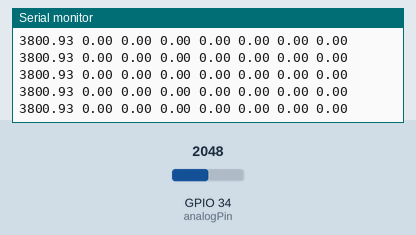
Recording of a sketch running on a simulated ESP32. Shown: the last lines printed to the serial monitor. The test bench sets the inputs (shaded band); at power-on: GPIO 34 (analogPin) = 2048.

Above: at 1.2 s.
1.3 s: GPIO 34 (analogPin) set to 565
At 1.34 s:
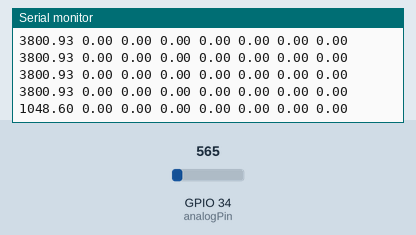
4.3 s: GPIO 34 (analogPin) set to 505
At 4.34 s:
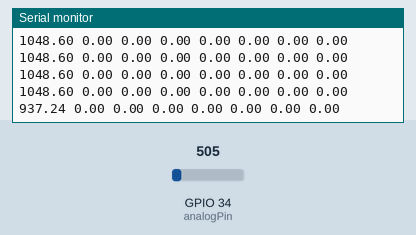
13.3 s: GPIO 34 (analogPin) set to 4
At 13.32 s:
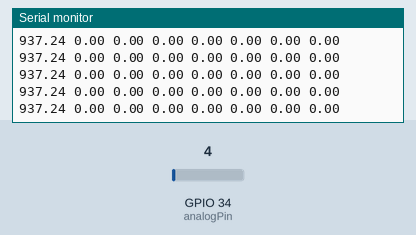
16.3 s: GPIO 34 (analogPin) set to 7
At 16.34 s:
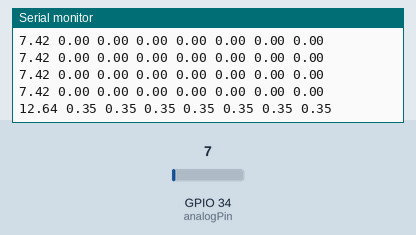
Timing chart, 0 to 18.8 s (numbered marks = the images above; inputs shaded):
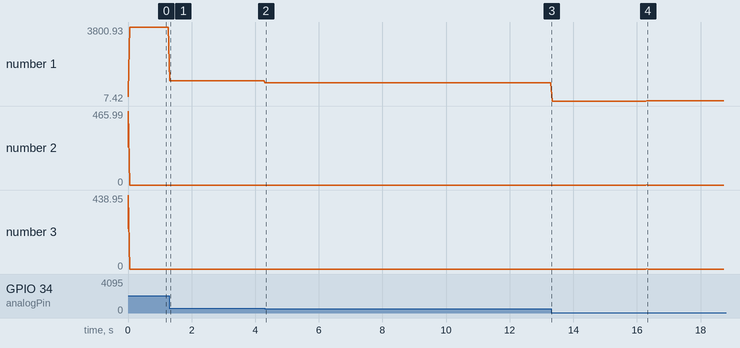

The sketch:

dft.ino
```cpp
#include <math.h>
#include <esp_task_wdt.h>

// Complex number struct
typedef struct {
    float real;
    float imag;
} Complex;

// Global variables
int counter = 0;                    // Counter for the dft
int analogPin = 34;                 // Analog pin for the input
bool adc_flag = 0;                  // flag to allow dft calculus
float** new_cos;                    // Cosine matrix
float** new_sin;                    // Sine matrix
hw_timer_t * timer = NULL;          // Timer for the interrupt

// Variables for the dft
int sr = 960;                       // Sample Rate -> 960Hz
int fundamental = 60;               // Fundamental Frequency -> 60Hz
int N = round(sr / fundamental);    // Number of samples -> 16
float* inputData = new float[N];    // Data array

// Function prototypes
void dft(Complex* dft_out, Complex* f, int N);  // DFT function
void exposeDft();                               // Expose the dft
float** calculateCos();                         // Calculate the cosine matrix
float** calculateSin();                         // Calculate the sine matrix
void IRAM_ATTR getData();                       // Get data from the analog pin

// Mock data
float SenoidData[] = {0.0, 1.1043736580540338, 2.0536413177860657, 2.7144811573980587, 2.9940801852848145, 2.853169548885461, 2.311539728327368, 1.4452610223051467, 0.3759997006929136, -0.746069661494565, -1.7633557568774192, -2.5329837765060446, -2.946861752186066, -2.946861752186066, -2.532983776506047, -1.763355756877422, -0.7460696614945661};

// Calculate the cosine matrix
float** calculateCos() {
    float** arr = new float*[N];
    for (int i = 0; i < N; ++i) {
        arr[i] = new float[N];
        for (int j = 0; j < N; ++j) {
            arr[i][j] = cos(2 * M_PI * i * j / N);
        }
    }
    return arr;
}

// Calculate the sine matrix
float** calculateSin() {
    float** arr = new float*[N];
    for (int i = 0; i < N; ++i) {
        arr[i] = new float[N];
        for (int j = 0; j < N; ++j) {
            arr[i][j] = sin(2 * M_PI * i * j / N);
        }
    }
    return arr;
}

// DFT function
void dft(Complex* dft_out, float* f, int N) {
    for (int k = 0; k < N; k++) {
        dft_out[k].real = 0;
        dft_out[k].imag = 0;

        for (int n = 0; n < N; n++) {
            dft_out[k].real += f[n] * new_cos[k][n];
            dft_out[k].imag += f[n] * -new_sin[k][n];
        }
    }
}

// Get data from the analog pin
void IRAM_ATTR getData() {
    if (counter >= N) {
        counter = 0;
    }

    inputData[counter] = (analogRead(analogPin) * 3.80 / 4095.00) * 1000;      // Read the analog pin and convert to voltage
    // inputData[counter] = SenoidData[counter];                               // Mock read the analog pin and convert to voltage

    adc_flag = 1;
    counter++;
}

// Expose the DFT
void exposeDft() {
    Complex* f_DFT = new Complex[N];
    dft(f_DFT, inputData, N);

    Serial.print(sqrt(pow(f_DFT[0].real, 2) + pow(f_DFT[0].imag, 2)) / (N/2));
    for (int i = 1; i < N/2; i++) {
        Serial.print(" ");
        Serial.print(sqrt(pow(f_DFT[i].real, 2) + pow(f_DFT[i].imag, 2)) / (N/2));
    }
    Serial.println(" ");

    delete[] f_DFT;
}

// Setup function
void setup() {
    esp_task_wdt_deinit();      // Disable the task watchdog timer

    Serial.begin(9600);         // Initialize serial communication
    pinMode(analogPin, INPUT);  // Set the analog pin as input

    new_cos = calculateCos();   // Calculate the cosine matrix
    new_sin = calculateSin();   // Calculate the sine matrix

    for (int i = 0; i < N; i++) {
        inputData[i] = 0;       // Populate data array
    }

    // Configuração do Timer Interrupt
    timer = timerBegin(0, 80, true);                // Initialize timerBegin() function; timer 0, prescalar: 80, UP counting
    timerAttachInterrupt(timer, &getData, true);    // Attach Interrupt exposeDft() function to our timer
    timerAlarmWrite(timer, 1000, true);             // Define the match timer value -> 100000us (100ms)
    timerAlarmEnable(timer);                        // Enable Timer with interrupt (Alarm Enable)
}

// Loop function
void loop() {
    if (adc_flag) {
        exposeDft();
        adc_flag = 0;
    }
}
```

Measured:
- after the input at 1.3 s, the serial monitor: prints a new line at once (image 1)
- after the input at 4.3 s, the serial monitor: prints a new line at once (image 2)
- after the input at 16.3 s, the serial monitor: prints a new line at once (image 4)
- plotted number 1: 3800.93 → 1048.6 after the input at 1.3 s, 1048.6 → 937.24 after the input at 4.3 s, 937.24 → 7.42 after the input at 13.3 s, 7.42 → 12.99 after the input at 16.3 s
